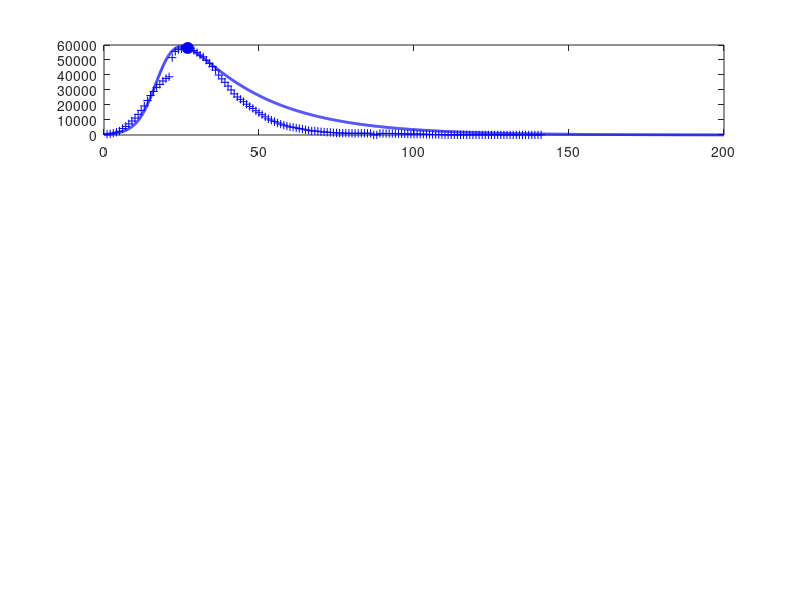

Recreate this plot in MATLAB. (Note: this script raises an error after producing the figure.)
% svr19CHINA.m

% Revised:  2020 03 25

% Mathemtatical model for the spread of the covid19 virus
% Model for GLOBAL spread of virus
% Model for CHINA spread of virus: download svr19CHINA.m
% Data from https://www.worldometers.info/coronavirus/
% Date file:  covid19.mat  variable covid19
% Model specified by the variables in the INPUT SECTION of the Script

% DOING PHYSICS WITH MATLAB: 
%   https://d-arora.github.io/Doing-Physics-With-Matlab/
% Documentation
%   http://www.physics.usyd.edu.au/teach_res/mp/doc/sird19E.htm
% Download Scripts
%   http://www.physics.usyd.edu.au/teach_res/mp/mscripts/

% Ian Cooper
% email: matlabvisualphysics@gmail.com
% Matlab 2019b

% Populations: Data d / Model
% Susceptible individuals:  Sd  S
% Active infections (currently infected);  Id  I
% Recovered:  Rd  R
% Dead:  Dd  D

close all
clear
clc

global Imax Rmax Dmax ITmax

load('covid19.mat')

% DATA: variable covid19
% Col 1: World   Id   Currently Infected Cases
% Col 2: World   Rd   Recovered
% Col 3: World   Dd   Deaths

% Data for China with Script svr19CHINA.m
% Col 4: China   Total infected cases
% Col 5: China   Currently Infected Cases
% Col 6: China   Deaths
% Col 7: USA     Total infected cases
% Col 8: USA     Currently infected cases
% Col 9: USA     Deaths

% Model: number of time steps 
  num = 5000;

% *********************************************************************  
% INPUTS: Model Parameters
% ********************************************************************* 

% Maximum number of days for model   [200]
  tMax = 200;
% Initial number of infections   [0.004] 
  I = zeros(num,1);
  I(1) = 0.004;
% Adjustible model parameters  
% S --> I  [0.38] 
  a = 0.35;
% I --> R  [0.036]
  b = 0.038;
% I --> D  [0.0025]
  d = 0.002;

% See SETUP for input of surge factors

% *********************************************************************  
% SETUP
% ********************************************************************* 
  
% DATA: Id Rd Dd / Number of data days for COVID19  
  Ndays  = find(covid19 == 0,1) - 1;  
  Idtot  = covid19(1:Ndays,4);
  Id     = covid19(1:Ndays,5);
  Dd     = covid19(1:Ndays,6);

% Model: S  D  R  
  S = zeros(num,1);
  D = zeros(num,1);
  R = zeros(num,1);
  
% Model: Initial values for populations
  S(1) = 1;
  D(1) = 0;
  R(1) = 0;   
  
% TIME [days]
  t = linspace(0,tMax,num)';
  dt = t(2) - t(1);

  
% SURGE FACTORS
  s = zeros(num,1);
%   for n = 1:num-1
%     if t(n) > 50 && t(n) < 80
%        s(n) = 0.19;
%     end
%   end

   
% *********************************************************************  
% MODEL: Time Evolution
% ********************************************************************* 
 
for n = 1:num-1
  dS = -a*S(n)*I(n)*dt;
  dI = -dS;
  S(n+1) = S(n) + dS;
  I(n+1) = I(n) + dI;
  dR = b*I(n)*dt;
  dD = d*I(n)*dt;
  R(n+1) = R(n)+ dR;
  D(n+1) = D(n) + dD;
  I(n+1) = I(n+1) - dR - dD;
   
  dS = s(n+1)*S(n+1)*dt;
  S(n+1) = S(n+1) + dS;

end

% Scaling I, R and D values at day specified by t_index 
%   I(27) = Id(27)
  t_index = 27;
  index = find(t > t_index,1);
  f = Id(t_index)./ I(index);

% Scale populations
  I = f.*I;
  R = f.*R;
  D = f*D;
  
  Imax = max(I);
  Rmax = max(R);
  Dmax = max(D);
  
% Model: total population that has been infected;  
  Itot = I + R + D;
  ITmax = max(Itot);
  
% Data
  Rd = Idtot - Id - Dd;
  Idmax = max(Id);
  Rdmax = max(Rd);
  Ddmax = max(Dd);
  
  
% *********************************************************************  
% GRAPHICS
% ********************************************************************* 

figure(1)
  set(gcf,'units','normalized');
  set(gcf,'position',[0.02 0.05 0.3 0.75]);
  set(gcf,'color','w');

subplot(4,1,1)  % INFECTIONS
    xP = 1: Ndays;
    yP = Id;
    plot(xP,yP,'b+')   
    hold on
    
    xP = t_index; yP = Id(t_index);
    plot(xP,yP,'bo','markerfacecolor','b','markersize',8)
    
    xP = t; yP = I;
    plot(xP,yP,'b','linewidth',2)

    plotMonths(1)
       
    grid on
    title('Active Infections  I')
    ylabel('I','FontName','Times New Roman')  
    set(gca,'fontsize',12)
  
    
subplot(4,1,2)   % RECOVERIES
    xP = 1: Ndays;
    yP = Rd; 
    plot(xP,yP,'k+')
    hold on
 
    xP = t_index; yP = Rd(t_index);
    plot(xP,yP,'ko','markerfacecolor','k','markersize',8)
    
    xP = t; yP = R;
    plot(xP,yP,'k','linewidth',2)
    
    plotMonths(2)    
    
    grid on
    ylabel('R')
    title('Recoveries  R')
    set(gca,'fontsize',12)
   
 subplot(4,1,3)    % DEATHS
    xP = 1: Ndays;
    yP = Dd; 
    plot(xP,yP,'r+')
    hold on
 
    xP = t_index; yP = Dd(t_index);
    plot(xP,yP,'ro','markerfacecolor','r','markersize',8)
    
    xP = t; yP = D;
    plot(xP,yP,'r','linewidth',2)
    
    plotMonths(3)
    grid on
    
    ylabel('D')
    title('Deaths  D')
    set(gca,'fontsize',12)   
    
 subplot(4,1,4)   % Total infections
    xP = 1: Ndays;
    yP = Idtot; 
    plot(xP,yP,'b+')
    hold on
    xP = t; yP = Itot;
    plot(xP,yP,'b','linewidth',2)
    
    plotMonths(4)
    
    grid on
    xlabel('days elapsed')
    ylabel('I_{tot}','FontName','Times New Roman')
    title('Total Infections I_{tot}');
    set(gca,'fontsize',12) 
    

figure(2)
   set(gcf,'units','normalized');
   set(gcf,'position',[0.60 0.05 0.25 0.25]);
   set(gcf,'color','w');

   fig = figure(2);
   left_color = [0 0 0];
   right_color = [1 0 1];
   set(fig,'defaultAxesColorOrder',[left_color; right_color]);
   
    yyaxis left
    xP = t; yP = S;
    plot(xP,yP,'k','linewidth',2)
    grid on
    xlabel('days elapsed')
    ylabel('Susceptible population  S') 
    
    yyaxis right
    xP = t; yP = s;
    plot(xP,yP,'m','linewidth',1)
    grid on
    ylabel('surge factor  s') 
        
    set(gca,'fontsize',12)    

    
figure(7)
   set(gcf,'units','normalized');
   set(gcf,'position',[0.33 0.05 0.25 0.35]);
   set(gcf,'color','w');

   xlim([0 120])
   ylim([0 250])
   hh = 250; dh = -25;
   
   txt = 'Start date:  22 January 2020';
   Htext = text(0,hh,txt,'fontsize',12);
   set(Htext,'color','k')
   
   hh = hh+dh;
   txt = 'Model Parameters';
   text(0,hh,txt,'fontsize',12)
   
   hh = hh+dh;
   txt = sprintf('I(0) = %3.0f   a = %2.3f   b = %2.3f   d = %2.3f', ...
       I(1),a,b,d);
   text(0,hh,txt,'fontsize',12)
      
   hh = hh+2*dh; 
   txt = 'DATA';
   text(0,hh,txt,'fontsize',12)
   
    z = datenum([2020 1 22]);
    z = z + Ndays-1;
    z = datetime(z,'ConvertFrom','datenum');
    z.Format = 'dd-MMM-yyyy';
    txt = cellstr(z) ; 
    text(20,hh,txt,'fontsize',12)
    
   hh = hh+dh;
   z1 = Id(end); z2 = Rd(end); z3 = Dd(end); z4 = z1+z2+z3;  
   txt = sprintf('I = %5.0f    R = %5.0f    D = %5.0f    I_{tot} = %5.0f', z1,z2,z3,z4);
   text(6,hh,txt,'fontsize',12)
   
   hh = hh+2*dh; 
   txt = 'MODEL PREDICTIONS';
   text(0,hh,txt,'fontsize',12)
   
    z = datenum([2020 1 22]);
    z = z + tMax;
    z = datetime(z,'ConvertFrom','datenum');
    z.Format = 'dd-MMM-yyyy';
    txt = cellstr(z) ; 
    text(60,hh,txt,'fontsize',12)
   
   hh = hh+dh;
    z1 = I(end); z2 = R(end); z3 = D(end); z4 = z1+z2+z3;  
    txt = sprintf('I = %5.0f    R = %5.0f    D = %5.0f    I_{tot} = %5.0f', z1,z2,z3,z4);
    text(6,hh,txt,'fontsize',12)

   hh = hh+dh;
    txt = 'Peak';
    text(10,hh,txt,'fontsize',12)
    z = find(I == Imax,1);
    z = t(z) + datenum([2020 1 22]);
    z = datetime(z,'ConvertFrom','datenum');
    z.Format = 'dd-MMM-yyyy';
    txt = cellstr(z) ; 
    text(30,hh,txt,'fontsize',12)
   
    txt = sprintf('I_{peak} = %5.0f',Imax);
    text(70,hh,txt,'fontsize',12)
   
%     hh = hh+2*dh;
%     txt = 'SURGE PERIODS';
%     text(0,hh,txt,'fontsize',12, 'color','m')
%     txt = sprintf('s_1 = %3.3f   s_3 = %3.3f',s1,s3);
%     text(50,hh,txt,'fontsize',12)
%     
%     hh = hh+dh;
%     z = datenum(tsd1);
%     z = datetime(z,'ConvertFrom','datenum');
%     z.Format = 'dd-MMM-yyyy';
%     txt = cellstr(z) ; 
%     text(5,hh,txt,'fontsize',12, 'color','m')
%     
%     z = datenum(tsd3);
%     z = datetime(z,'ConvertFrom','datenum');
%     z.Format = 'dd-MMM-yyyy';
%     txt = cellstr(z) ; 
%     text(40,hh,txt,'fontsize',12, 'color','m')
%     
%     z = datenum(tsd2);
%     z = datetime(z,'ConvertFrom','datenum');
%     z.Format = 'dd-MMM-yyyy';
%     txt = cellstr(z) ; 
%     text(75,hh,txt,'fontsize',12, 'color','m')
%     
   
   axis off    
   
   
   
   function  pM = plotMonths(z)
     global Imax Rmax Dmax ITmax
     
     % Months
       m1 = [2020 01 22];    % day zero
       m2 = [2020 02  1];    % Feb
       m3 = [2020 03  1];    % Mar
       m4 = [2020 04  1];    % Apr
       m5 = [2020 05  1];    % May
       m6 = [2020 06  1];    % Jun
       m7 = [2020 07  1];    % Jul
       m8 = [2020 08  1];    % Aug
   
      tm(1) = datenum(m1);
      tm(2) = datenum(m2) - tm(1);
      tm(3) = datenum(m3) - tm(1);
      tm(4) = datenum(m4) - tm(1);
      tm(5) = datenum(m5) - tm(1);
      tm(6) = datenum(m6) - tm(1);
      tm(7) = datenum(m7) - tm(1);
      tm(8) = datenum(m8) - tm(1);
   
      if z == 1; yMax = Imax; end
      if z == 2; yMax = Rmax; end
      if z == 3; yMax = Dmax; end
      if z == 4; yMax = ITmax; end
      
      for n = 2:8
        plot([tm(n), tm(n)], [0, yMax],'color', [0.5 0.5 0.5],'linewidth',1);
      end
      
      ys = 0.8;
      text(22, ys*yMax,'F')
      text(52, ys*yMax,'M')
      text(82, ys*yMax,'A')
      text(112,ys*yMax,'M')
      text(142,ys*yMax,'J')
      text(172,ys*yMax,'J')
      
   end